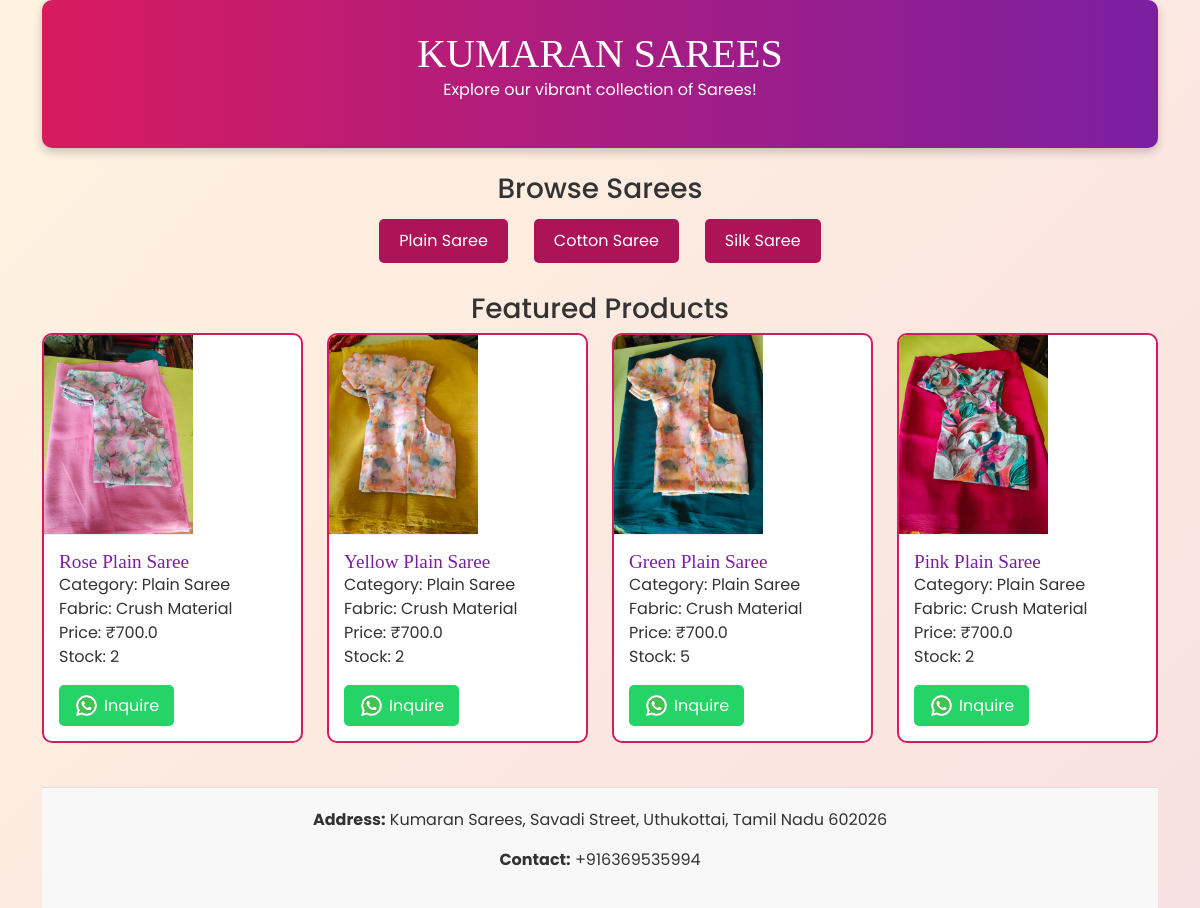
The page / on the database its author committed.
### api/app.py (models this page shows)
class Product(db.Model):
    id = db.Column(db.Integer, primary_key=True)
    name = db.Column(db.String(100), nullable=False)
    category = db.Column(db.String(50), nullable=False)
    fabric = db.Column(db.String(50))
    price = db.Column(db.Float, nullable=False)
    stock = db.Column(db.Integer, nullable=False)
    image_path = db.Column(db.String(200))

### api/app.py (the view)
@app.route('/', methods=['GET'])
def home():
    try:
        logger.debug("Entering home route")
        sold_products = Product.query.filter(Product.stock == 0).all()
        for product in sold_products:
            try:
                logger.debug(f"Deleting sold product: {product.name}")
                db.session.delete(product)
            except Exception as e:
                logger.error(f"Error deleting product {product.name}: {e}")
        db.session.commit()
        logger.debug(f"Deleted {len(sold_products)} sold products")
        featured_products = Product.query.limit(4).all()
        logger.debug(f"Featured products: {len(featured_products)}")
        return render_template('index.html', featured_products=featured_products)
    except Exception as e:
        logger.error(f"Error in home route: {e}")
        raise

### templates/index.html (shortened to what this page needs)
<!DOCTYPE html>
<html lang="en">
<head>
    <link href="https://cdn.jsdelivr.net/npm/bootstrap@5.3.0/dist/css/bootstrap.min.css" rel="stylesheet">
</head>
<body>
    <div class="container">
        <div class="header">
            <h1>KUMARAN SAREES</h1>
            <p>Explore our vibrant collection of Sarees!</p>
        </div>
        <div class="my-4 text-center">
            <h3>Browse Sarees</h3>
            <div class="d-flex justify-content-center gap-3">
                <a href="/category/plain_saree" class="btn category-link">Plain Saree</a>
                <a href="/category/cotton_saree" class="btn category-link">Cotton Saree</a>
                <a href="/category/silk_saree" class="btn category-link">Silk Saree</a>
            </div>
        </div>
        <h3 class="text-center">Featured Products</h3>
        {% if featured_products %}
            <div class="row">
                {% for product in featured_products %}
                    <div class="col-md-3 col-sm-6 mb-4">
                        <div class="product-card">
                            {% if product.image_path %}
                                <img src="{{ product.image_path }}" class="product-img" alt="{{ product.name }}">
                            {% else %}
                                <img src="/static/images/placeholder.jpg" class="product-img" alt="Placeholder">
                            {% endif %}
                            <div class="card-body">
                                <h5 class="card-title">{{ product.name }}</h5>
                                <p class="card-text">
                                    Category: {{ product.category }}<br>
                                    Fabric: {{ product.fabric or 'N/A' }}<br>
                                    Price: ₹{{ product.price | round(2) }}<br>
                                    Stock: {{ product.stock }}
                                </p>
                                <a href="https://wa.me/+916369535994?text=I%27m%20interested%20in%20{{ product.name }}%2C%20Price%3A%20%E2%82%B9{{ product.price | round(2) }}"
                                   target="_blank" class="whatsapp-icon">
                                    <img src="/static/images/whatsapp.png" alt="WhatsApp" style="width:25px; height:25px;">
                                    Inquire
                                </a>
                            </div>
                        </div>
                    </div>
                {% endfor %}
            </div>
        {% else %}
            <p class="text-center">No featured products available at the moment.</p>
        {% endif %}
        <footer>
            <p><strong>Address:</strong> Kumaran Sarees, Savadi Street, Uthukottai, Tamil Nadu 602026</p>
            <p><strong>Contact:</strong> +916369535994</p>
        </footer>
    </div>
</body>
</html>

### templates/index.html (style rules this page uses)
body { font-family: 'Poppins', sans-serif; background: linear-gradient(135deg, #fff3e0, #f9e0e0); color: #333; }
.header { background: linear-gradient(to right, #d81b60, #7b1fa2); color: white; padding: 30px; text-align: center; border-radius: 10px; box-shadow: 0 4px 10px rgba(0, 0, 0, 0.2); margin-bottom: 20px; position: relative; }
.header h1 { font-family: 'Playfair Display', serif; font-size: 2.5rem; margin: 0; }
.whatsapp-icon { background: #25D366; color: white; padding: 8px 15px; border-radius: 5px; text-decoration: none; display: inline-flex; align-items: center; gap: 5px; }
.category-link { background: #ad1457; color: white; border: none; padding: 10px 20px; margin: 5px; border-radius: 5px; transition: transform 0.3s, box-shadow 0.3s; }
.product-card { border: 2px solid #d81b60; border-radius: 10px; transition: transform 0.3s, box-shadow 0.3s; background: white; overflow: hidden; }
.product-img { max-width: 100%; height: 200px; object-fit: cover; border-bottom: 1px solid #eee; }
.card-body { padding: 15px; }
.card-title { font-family: 'Playfair Display', serif; color: #7b1fa2; font-size: 1.2rem; }
footer { text-align: center; padding: 20px; background: #f8f8f8; margin-top: 20px; border-top: 1px solid #ddd; }

### rows shown on the page
Product: image_path (picture), name "Rose Plain Saree", category "Plain Saree", fabric "Crush Material", price "700.0", stock "2"
Product: image_path (picture), name "Yellow Plain Saree", category "Plain Saree", fabric "Crush Material", price "700.0", stock "2"
Product: image_path (picture), name "Green Plain Saree", category "Plain Saree", fabric "Crush Material", price "700.0", stock "5"
Product: image_path (picture), name "Pink Plain Saree", category "Plain Saree", fabric "Crush Material", price "700.0", stock "2"
